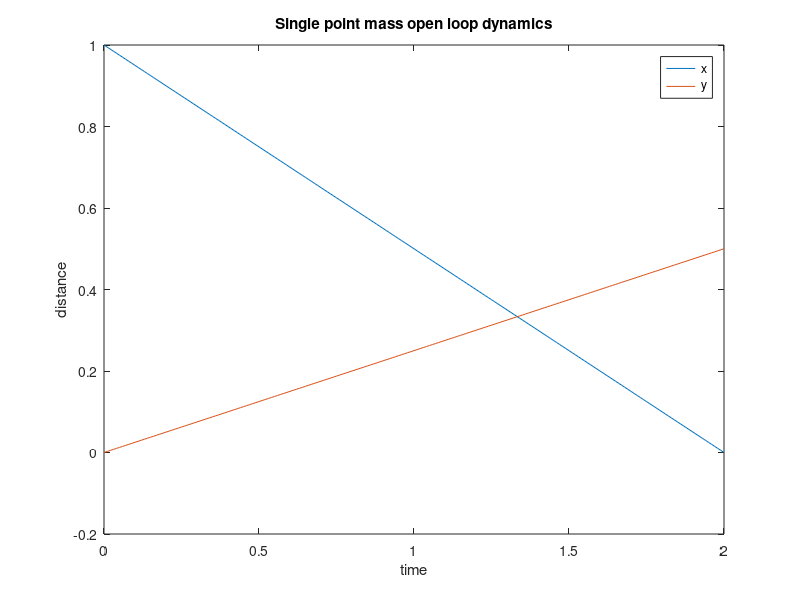
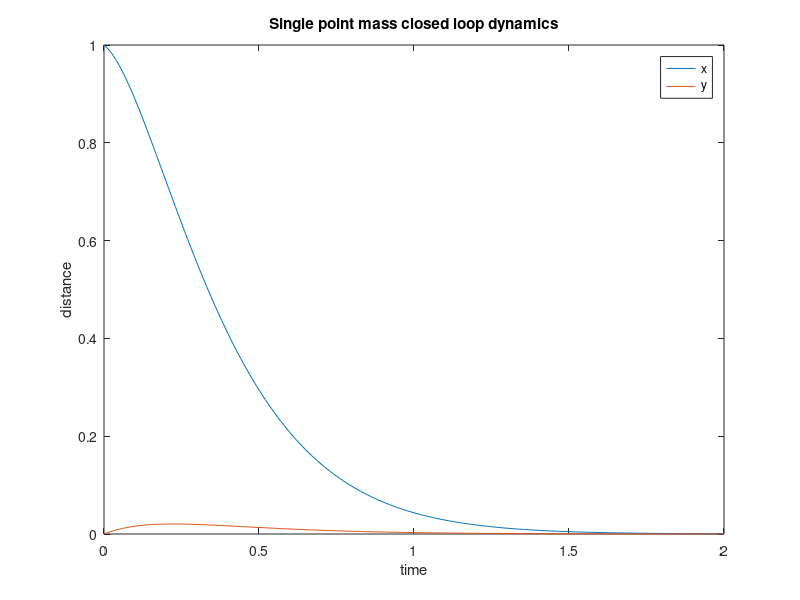

These charts were generated, in order, by the following MATLAB code: (Note: this script raises an error after producing the figures.)
close all;
clear all;

%Point mass robot model:
frict = .5;
A = [0 1-frict 0 0;0 0 0 0;0 0 0 1-frict;0 0 0 0];
B = [0 0;1 0;0 0;0 1];
C = [1 0 0 0;0 0 1 0];
K = place(A,B,[-4 -4.5+1i -4.5-1i -5]);

x0 = [1;-1;0;.5];

%%Open and closed loop dynamics

t = 0:.01:2;
len = size(t)-1;

%Open loop dynamics
olsys = ss(A,B,C,0);

u = zeros(len(2)+1,2);

[yo,t,x] = lsim(olsys,u,t,x0);

figure;
plot(t,yo);
xlabel('time');
ylabel('distance');
legend('x','y');
title('Single point mass open loop dynamics')
isstable(olsys)
%Not surprisingly, a free point mass in 2d space is not stable.

clsys = ss(A-B*K,B,C,0);

[yc,t,x] = lsim(clsys,u,t,x0);
figure;
plot(t,yc);
xlabel('time');
ylabel('distance');
legend('x','y');
title('Single point mass closed loop dynamics')

isstable(clsys)
%The full state feedback stabilizes the point mass to zero.

%{
res = 4;
for i = 1:res:len(2)
    hold off;
    plot(yc(i,1),yc(i,2),'or','MarkerSize',5,'MarkerFaceColor','r')
    hold on;
    plot(yo(i,1),yo(i,2),'or','MarkerSize',5,'MarkerFaceColor','b','MarkerEdgeColor','b')
    
    title(['Stabilizing point robot to the origin, t = ',num2str(i)]);
    legend('Full state feedback','Open loop')
    
    axis([-2 2 -2 2])

    pause(.01);
end

%}

t = 0:.01:10;
len = size(t)-1;

x0 = [.5,0,.5,0];

%choose 4 random coordinates
xr1 = rand;
yr1 = rand;
xr2 = rand;
yr2 = rand;
xr3 = rand;
yr3 = rand;
xr4 = rand;
yr4 = rand;

u = [
    xr1*ones(len(2)/4,1),yr1*ones(len(2)/4,1)
    xr2*ones(len(2)/4,1),yr2*ones(len(2)/4,1)
    xr3*ones(len(2)/4,1),yr3*ones(len(2)/4,1)
    xr4*ones(len(2)/4,1),yr4*ones(len(2)/4,1)   
    0,0
    ]';

Nbar=rscale(A,B,C,[0 0;0 0],K); 

uscale = [Nbar(1)*u(1,:);Nbar(2)*u(2,:)];

clsys = ss(A-B*K,B,C,0);

[yc,t,x] = lsim(clsys,uscale,t,x0);
figure;
hold on;
plot(t,yc);
plot(t,u,'--');
xlabel('time');
ylabel('distance');
legend('x','y','u_x','u_y');
title('Single point mass reference point tracking')
hold off;


%{

res = 4;

for i = 1:res:len(2)
    hold off;
    plot(yc(i,1),yc(i,2),'or','MarkerSize',5,'MarkerFaceColor','r')
    hold on;
    plot(u(1,i),u(2,i),'x','MarkerSize',5,'MarkerFaceColor','b')
        
    title(['Stabilizing point robot to the reference, t = ',num2str(i)]);
    legend('Controlled point mass','Reference position')
    
    axis([0,1,0,1])

    pause(.01);
end

%}

%We had some trouble achieving consistent input tracking.
%This is probably due to problems with the feedforward control
%scaling factor Nbar. We modified the rscale.m function by
%Yanjie Sun of the University of Michigan to support MIMO systems.
